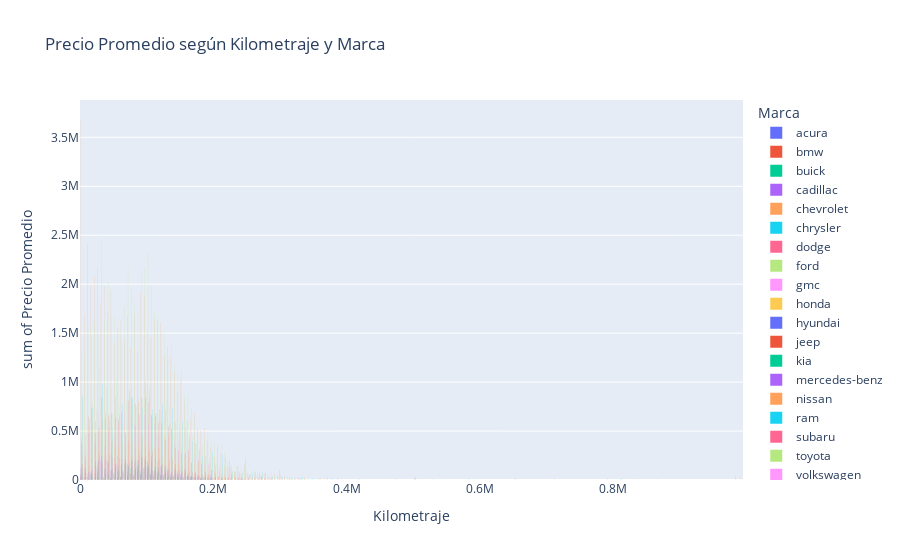

This figure's notebook cell:
### Code cell
# Calcular el precio promedio de acuerdo a odometer y brand
avg_price_by_odometer_brand = car_data.groupby(['brand', 'odometer']).agg({'price': 'mean'}).reset_index()

# Crear el histograma
fig = px.histogram(avg_price_by_odometer_brand, x='odometer', y='price', color='brand', 
                barmode='group', title='Precio Promedio según Kilometraje y Marca',
                labels={'odometer': 'Kilometraje', 'price': 'Precio Promedio', 'brand': 'Marca'})

# Mostrar el gráfico
fig.show()

### Figure 1 — Plotly figure (JSON) as saved in the notebook; plotly's stock layout.template omitted (floating-point values rounded to 4 significant figures; data arrays with more than 128 entries replaced by an {"elided": "..."} marker saying what was removed)
{"data": [{"alignmentgroup": "True", "bingroup": "x", "histfunc": "sum", "hovertemplate": "Marca=acura<br>Kilometraje=%{x}<br>sum of Precio Promedio=%{y}<extra></extra>", "legendgroup": "acura", "marker": {"color": "#636efa", "pattern": {"shape": ""}}, "name": "acura", "offsetgroup": "acura", "orientation": "v", "showlegend": true, "type": "histogram", "x": {"elided": "146 int values"}, "xaxis": "x", "y": {"elided": "146 float values"}, "yaxis": "y"}, {"alignmentgroup": "True", "bingroup": "x", "histfunc": "sum", "hovertemplate": "Marca=bmw<br>Kilometraje=%{x}<br>sum of Precio Promedio=%{y}<extra></extra>", "legendgroup": "bmw", "marker": {"color": "#EF553B", "pattern": {"shape": ""}}, "name": "bmw", "offsetgroup": "bmw", "orientation": "v", "showlegend": true, "type": "histogram", "x": {"elided": "165 int values"}, "xaxis": "x", "y": {"elided": "165 float values"}, "yaxis": "y"}, {"alignmentgroup": "True", "bingroup": "x", "histfunc": "sum", "hovertemplate": "Marca=buick<br>Kilometraje=%{x}<br>sum of Precio Promedio=%{y}<extra></extra>", "legendgroup": "buick", "marker": {"color": "#00cc96", "pattern": {"shape": ""}}, "name": "buick", "offsetgroup": "buick", "orientation": "v", "showlegend": true, "type": "histogram", "x": {"elided": "140 int values"}, "xaxis": "x", "y": {"elided": "140 float values"}, "yaxis": "y"}, {"alignmentgroup": "True", "bingroup": "x", "histfunc": "sum", "hovertemplate": "Marca=cadillac<br>Kilometraje=%{x}<br>sum of Precio Promedio=%{y}<extra></extra>", "legendgroup": "cadillac", "marker": {"color": "#ab63fa", "pattern": {"shape": ""}}, "name": "cadillac", "offsetgroup": "cadillac", "orientation": "v", "showlegend": true, "type": "histogram", "x": {"elided": "189 int values"}, "xaxis": "x", "y": {"elided": "189 float values"}, "yaxis": "y"}, {"alignmentgroup": "True", "bingroup": "x", "histfunc": "sum", "hovertemplate": "Marca=chevrolet<br>Kilometraje=%{x}<br>sum of Precio Promedio=%{y}<extra></extra>", "legendgroup": "chevrolet", "marker": {"color": "#FFA15A", "pattern": {"shape": ""}}, "name": "chevrolet", "offsetgroup": "chevrolet", "orientation": "v", "showlegend": true, "type": "histogram", "x": {"elided": "4095 int values"}, "xaxis": "x", "y": {"elided": "4095 float values"}, "yaxis": "y"}, {"alignmentgroup": "True", "bingroup": "x", "histfunc": "sum", "hovertemplate": "Marca=chrysler<br>Kilometraje=%{x}<br>sum of Precio Promedio=%{y}<extra></extra>", "legendgroup": "chrysler", "marker": {"color": "#19d3f3", "pattern": {"shape": ""}}, "name": "chrysler", "offsetgroup": "chrysler", "orientation": "v", "showlegend": true, "type": "histogram", "x": {"elided": "444 int values"}, "xaxis": "x", "y": {"elided": "444 float values"}, "yaxis": "y"}, {"alignmentgroup": "True", "bingroup": "x", "histfunc": "sum", "hovertemplate": "Marca=dodge<br>Kilometraje=%{x}<br>sum of Precio Promedio=%{y}<extra></extra>", "legendgroup": "dodge", "marker": {"color": "#FF6692", "pattern": {"shape": ""}}, "name": "dodge", "offsetgroup": "dodge", "orientation": "v", "showlegend": true, "type": "histogram", "x": {"elided": "642 int values"}, "xaxis": "x", "y": {"elided": "642 float values"}, "yaxis": "y"}, {"alignmentgroup": "True", "bingroup": "x", "histfunc": "sum", "hovertemplate": "Marca=ford<br>Kilometraje=%{x}<br>sum of Precio Promedio=%{y}<extra></extra>", "legendgroup": "ford", "marker": {"color": "#B6E880", "pattern": {"shape": ""}}, "name": "ford", "offsetgroup": "ford", "orientation": "v", "showlegend": true, "type": "histogram", "x": {"elided": "4780 int values"}, "xaxis": "x", "y": {"elided": "4780 float values"}, "yaxis": "y"}, {"alignmentgroup": "True", "bingroup": "x", "histfunc": "sum", "hovertemplate": "Marca=gmc<br>Kilometraje=%{x}<br>sum of Precio Promedio=%{y}<extra></extra>", "legendgroup": "gmc", "marker": {"color": "#FF97FF", "pattern": {"shape": ""}}, "name": "gmc", "offsetgroup": "gmc", "orientation": "v", "showlegend": true, "type": "histogram", "x": {"elided": "1112 int values"}, "xaxis": "x", "y": {"elided": "1112 float values"}, "yaxis": "y"}, {"alignmentgroup": "True", "bingroup": "x", "histfunc": "sum", "hovertemplate": "Marca=honda<br>Kilometraje=%{x}<br>sum of Precio Promedio=%{y}<extra></extra>", "legendgroup": "honda", "marker": {"color": "#FECB52", "pattern": {"shape": ""}}, "name": "honda", "offsetgroup": "honda", "orientation": "v", "showlegend": true, "type": "histogram", "x": {"elided": "1601 int values"}, "xaxis": "x", "y": {"elided": "1601 float values"}, "yaxis": "y"}, {"alignmentgroup": "True", "bingroup": "x", "histfunc": "sum", "hovertemplate": "Marca=hyundai<br>Kilometraje=%{x}<br>sum of Precio Promedio=%{y}<extra></extra>", "legendgroup": "hyundai", "marker": {"color": "#636efa", "pattern": {"shape": ""}}, "name": "hyundai", "offsetgroup": "hyundai", "orientation": "v", "showlegend": true, "type": "histogram", "x": {"elided": "653 int values"}, "xaxis": "x", "y": {"elided": "653 float values"}, "yaxis": "y"}, {"alignmentgroup": "True", "bingroup": "x", "histfunc": "sum", "hovertemplate": "Marca=jeep<br>Kilometraje=%{x}<br>sum of Precio Promedio=%{y}<extra></extra>", "legendgroup": "jeep", "marker": {"color": "#EF553B", "pattern": {"shape": ""}}, "name": "jeep", "offsetgroup": "jeep", "orientation": "v", "showlegend": true, "type": "histogram", "x": {"elided": "1554 int values"}, "xaxis": "x", "y": {"elided": "1554 float values"}, "yaxis": "y"}, {"alignmentgroup": "True", "bingroup": "x", "histfunc": "sum", "hovertemplate": "Marca=kia<br>Kilometraje=%{x}<br>sum of Precio Promedio=%{y}<extra></extra>", "legendgroup": "kia", "marker": {"color": "#00cc96", "pattern": {"shape": ""}}, "name": "kia", "offsetgroup": "kia", "orientation": "v", "showlegend": true, "type": "histogram", "x": {"elided": "321 int values"}, "xaxis": "x", "y": {"elided": "321 float values"}, "yaxis": "y"}, {"alignmentgroup": "True", "bingroup": "x", "histfunc": "sum", "hovertemplate": "Marca=mercedes-benz<br>Kilometraje=%{x}<br>sum of Precio Promedio=%{y}<extra></extra>", "legendgroup": "mercedes-benz", "marker": {"color": "#ab63fa", "pattern": {"shape": ""}}, "name": "mercedes-benz", "offsetgroup": "mercedes-benz", "orientation": "v", "showlegend": true, "type": "histogram", "x": [500000], "xaxis": "x", "y": [34900], "yaxis": "y"}, {"alignmentgroup": "True", "bingroup": "x", "histfunc": "sum", "hovertemplate": "Marca=nissan<br>Kilometraje=%{x}<br>sum of Precio Promedio=%{y}<extra></extra>", "legendgroup": "nissan", "marker": {"color": "#FFA15A", "pattern": {"shape": ""}}, "name": "nissan", "offsetgroup": "nissan", "orientation": "v", "showlegend": true, "type": "histogram", "x": {"elided": "1370 int values"}, "xaxis": "x", "y": {"elided": "1370 float values"}, "yaxis": "y"}, {"alignmentgroup": "True", "bingroup": "x", "histfunc": "sum", "hovertemplate": "Marca=ram<br>Kilometraje=%{x}<br>sum of Precio Promedio=%{y}<extra></extra>", "legendgroup": "ram", "marker": {"color": "#19d3f3", "pattern": {"shape": ""}}, "name": "ram", "offsetgroup": "ram", "orientation": "v", "showlegend": true, "type": "histogram", "x": {"elided": "1486 int values"}, "xaxis": "x", "y": {"elided": "1486 float values"}, "yaxis": "y"}, {"alignmentgroup": "True", "bingroup": "x", "histfunc": "sum", "hovertemplate": "Marca=subaru<br>Kilometraje=%{x}<br>sum of Precio Promedio=%{y}<extra></extra>", "legendgroup": "subaru", "marker": {"color": "#FF6692", "pattern": {"shape": ""}}, "name": "subaru", "offsetgroup": "subaru", "orientation": "v", "showlegend": true, "type": "histogram", "x": {"elided": "714 int values"}, "xaxis": "x", "y": {"elided": "714 float values"}, "yaxis": "y"}, {"alignmentgroup": "True", "bingroup": "x", "histfunc": "sum", "hovertemplate": "Marca=toyota<br>Kilometraje=%{x}<br>sum of Precio Promedio=%{y}<extra></extra>", "legendgroup": "toyota", "marker": {"color": "#B6E880", "pattern": {"shape": ""}}, "name": "toyota", "offsetgroup": "toyota", "orientation": "v", "showlegend": true, "type": "histogram", "x": {"elided": "2583 int values"}, "xaxis": "x", "y": {"elided": "2583 float values"}, "yaxis": "y"}, {"alignmentgroup": "True", "bingroup": "x", "histfunc": "sum", "hovertemplate": "Marca=volkswagen<br>Kilometraje=%{x}<br>sum of Precio Promedio=%{y}<extra></extra>", "legendgroup": "volkswagen", "marker": {"color": "#FF97FF", "pattern": {"shape": ""}}, "name": "volkswagen", "offsetgroup": "volkswagen", "orientation": "v", "showlegend": true, "type": "histogram", "x": {"elided": "512 int values"}, "xaxis": "x", "y": {"elided": "512 float values"}, "yaxis": "y"}], "layout": {"barmode": "group", "legend": {"title": {"text": "Marca"}, "tracegroupgap": 0}, "title": {"text": "Precio Promedio según Kilometraje y Marca"}, "xaxis": {"anchor": "y", "domain": [0, 1], "title": {"text": "Kilometraje"}}, "yaxis": {"anchor": "x", "domain": [0, 1], "title": {"text": "sum of Precio Promedio"}}}}
